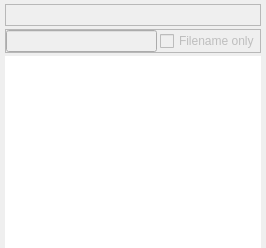
  <widget class="QDockWidget" name="BrowserDock">
   <property name="allowedAreas">
    <set>Qt::BottomDockWidgetArea|Qt::LeftDockWidgetArea|Qt::RightDockWidgetArea</set>
   </property>
   <property name="windowTitle">
    <string>Archive Browser</string>
   </property>
   <attribute name="dockWidgetArea">
    <number>8</number>
   </attribute>
   <widget class="QWidget" name="dockWidgetContents_7">
    <layout class="QVBoxLayout" name="verticalLayout_5">
     <property name="spacing">
      <number>3</number>
     </property>
     <property name="leftMargin">
      <number>5</number>
     </property>
     <property name="topMargin">
      <number>4</number>
     </property>
     <property name="rightMargin">
      <number>5</number>
     </property>
     <property name="bottomMargin">
      <number>0</number>
     </property>
     <item>
      <widget class="QFrame" name="bsaTitleBar">
       <property name="frameShape">
        <enum>QFrame::StyledPanel</enum>
       </property>
       <property name="frameShadow">
        <enum>QFrame::Raised</enum>
       </property>
       <layout class="QHBoxLayout" name="horizontalLayout_3">
        <property name="spacing">
         <number>6</number>
        </property>
        <property name="leftMargin">
         <number>3</number>
        </property>
        <property name="topMargin">
         <number>0</number>
        </property>
        <property name="rightMargin">
         <number>0</number>
        </property>
        <property name="bottomMargin">
         <number>0</number>
        </property>
        <item>
         <widget class="QLabel" name="bsaName">
          <property name="sizePolicy">
           <sizepolicy hsizetype="Expanding" vsizetype="Preferred">
            <horstretch>0</horstretch>
            <verstretch>0</verstretch>
           </sizepolicy>
          </property>
          <property name="styleSheet">
           <string notr="true">font-size: 14px;</string>
          </property>
          <property name="text">
           <string/>
          </property>
         </widget>
        </item>
        <item>
         <spacer name="horizontalSpacer">
          <property name="orientation">
           <enum>Qt::Horizontal</enum>
          </property>
          <property name="sizeHint" stdset="0">
           <size>
            <width>40</width>
            <height>20</height>
           </size>
          </property>
         </spacer>
        </item>
       </layout>
      </widget>
     </item>
     <item>
      <widget class="QFrame" name="frame">
       <property name="frameShape">
        <enum>QFrame::StyledPanel</enum>
       </property>
       <property name="frameShadow">
        <enum>QFrame::Raised</enum>
       </property>
       <layout class="QHBoxLayout" name="horizontalLayout_2">
        <property name="spacing">
         <number>3</number>
        </property>
        <property name="leftMargin">
         <number>0</number>
        </property>
        <property name="topMargin">
         <number>0</number>
        </property>
        <property name="rightMargin">
         <number>0</number>
        </property>
        <property name="bottomMargin">
         <number>0</number>
        </property>
        <item>
         <widget class="QLineEdit" name="bsaFilter">
          <property name="enabled">
           <bool>false</bool>
          </property>
         </widget>
        </item>
        <item>
         <widget class="QCheckBox" name="bsaFilenameOnly">
          <property name="enabled">
           <bool>false</bool>
          </property>
          <property name="text">
           <string>Filename only</string>
          </property>
         </widget>
        </item>
       </layout>
      </widget>
     </item>
     <item>
      <widget class="QTreeView" name="bsaView">
       <property name="frameShape">
        <enum>QFrame::NoFrame</enum>
       </property>
       <property name="alternatingRowColors">
        <bool>true</bool>
       </property>
       <property name="indentation">
        <number>16</number>
       </property>
       <property name="animated">
        <bool>true</bool>
       </property>
       <property name="allColumnsShowFocus">
        <bool>true</bool>
       </property>
      </widget>
     </item>
    </layout>
   </widget>
  </widget>
